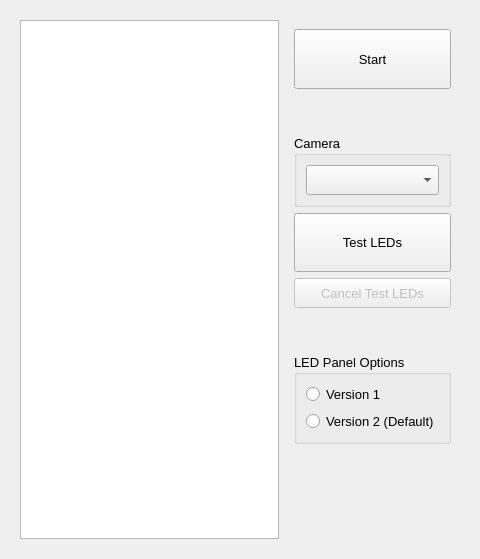
      <widget class="QWidget" name="startingPage">
       <layout class="QHBoxLayout" name="horizontalLayout_28">
        <item>
         <widget class="QWidget" name="startingWidget" native="true">
          <property name="sizePolicy">
           <sizepolicy hsizetype="Preferred" vsizetype="Expanding">
            <horstretch>0</horstretch>
            <verstretch>0</verstretch>
           </sizepolicy>
          </property>
          <layout class="QHBoxLayout" name="horizontalLayout_26">
           <item>
            <widget class="QTextEdit" name="startingInfo">
             <property name="sizePolicy">
              <sizepolicy hsizetype="Expanding" vsizetype="Expanding">
               <horstretch>3</horstretch>
               <verstretch>3</verstretch>
              </sizepolicy>
             </property>
             <property name="font">
              <font>
               <pointsize>12</pointsize>
              </font>
             </property>
            </widget>
           </item>
           <item>
            <widget class="QWidget" name="widget_2" native="true">
             <property name="sizePolicy">
              <sizepolicy hsizetype="Expanding" vsizetype="Expanding">
               <horstretch>1</horstretch>
               <verstretch>0</verstretch>
              </sizepolicy>
             </property>
             <layout class="QVBoxLayout" name="verticalLayout_43">
              <item>
               <widget class="QPushButton" name="startButton">
                <property name="sizePolicy">
                 <sizepolicy hsizetype="Minimum" vsizetype="Expanding">
                  <horstretch>1</horstretch>
                  <verstretch>2</verstretch>
                 </sizepolicy>
                </property>
                <property name="font">
                 <font>
                  <pointsize>10</pointsize>
                 </font>
                </property>
                <property name="text">
                 <string>Start</string>
                </property>
               </widget>
              </item>
              <item>
               <spacer name="verticalSpacer_3">
                <property name="orientation">
                 <enum>Qt::Vertical</enum>
                </property>
                <property name="sizeHint" stdset="0">
                 <size>
                  <width>20</width>
                  <height>40</height>
                 </size>
                </property>
               </spacer>
              </item>
              <item>
               <widget class="QGroupBox" name="cameraSelectGroup">
                <property name="sizePolicy">
                 <sizepolicy hsizetype="Preferred" vsizetype="Preferred">
                  <horstretch>0</horstretch>
                  <verstretch>0</verstretch>
                 </sizepolicy>
                </property>
                <property name="font">
                 <font>
                  <pointsize>10</pointsize>
                 </font>
                </property>
                <property name="cursor">
                 <cursorShape>PointingHandCursor</cursorShape>
                </property>
                <property name="title">
                 <string>Camera</string>
                </property>
                <layout class="QVBoxLayout" name="verticalLayout_42">
                 <item>
                  <widget class="QComboBox" name="cameraSelectCombo">
                   <property name="minimumSize">
                    <size>
                     <width>0</width>
                     <height>30</height>
                    </size>
                   </property>
                  </widget>
                 </item>
                </layout>
               </widget>
              </item>
              <item>
               <widget class="QPushButton" name="testLEDsButton">
                <property name="sizePolicy">
                 <sizepolicy hsizetype="Minimum" vsizetype="Expanding">
                  <horstretch>1</horstretch>
                  <verstretch>2</verstretch>
                 </sizepolicy>
                </property>
                <property name="font">
                 <font>
                  <pointsize>10</pointsize>
                 </font>
                </property>
                <property name="text">
                 <string>Test LEDs</string>
                </property>
               </widget>
              </item>
              <item>
               <widget class="QPushButton" name="cancelLEDsButton">
                <property name="enabled">
                 <bool>false</bool>
                </property>
                <property name="sizePolicy">
                 <sizepolicy hsizetype="Minimum" vsizetype="Expanding">
                  <horstretch>1</horstretch>
                  <verstretch>1</verstretch>
                 </sizepolicy>
                </property>
                <property name="font">
                 <font>
                  <pointsize>10</pointsize>
                 </font>
                </property>
                <property name="text">
                 <string>Cancel Test LEDs</string>
                </property>
               </widget>
              </item>
              <item>
               <spacer name="verticalSpacer_4">
                <property name="orientation">
                 <enum>Qt::Vertical</enum>
                </property>
                <property name="sizeHint" stdset="0">
                 <size>
                  <width>20</width>
                  <height>40</height>
                 </size>
                </property>
               </spacer>
              </item>
              <item>
               <widget class="QGroupBox" name="LEDselectGroup">
                <property name="sizePolicy">
                 <sizepolicy hsizetype="Preferred" vsizetype="Preferred">
                  <horstretch>0</horstretch>
                  <verstretch>0</verstretch>
                 </sizepolicy>
                </property>
                <property name="font">
                 <font>
                  <pointsize>10</pointsize>
                 </font>
                </property>
                <property name="cursor">
                 <cursorShape>PointingHandCursor</cursorShape>
                </property>
                <property name="title">
                 <string>LED Panel Options</string>
                </property>
                <layout class="QVBoxLayout" name="verticalLayout_41">
                 <item>
                  <widget class="QRadioButton" name="LEDversion1">
                   <property name="enabled">
                    <bool>true</bool>
                   </property>
                   <property name="text">
                    <string>Version 1</string>
                   </property>
                   <property name="checkable">
                    <bool>true</bool>
                   </property>
                   <property name="checked">
                    <bool>false</bool>
                   </property>
                  </widget>
                 </item>
                 <item>
                  <widget class="QRadioButton" name="LEDversion2">
                   <property name="sizePolicy">
                    <sizepolicy hsizetype="Minimum" vsizetype="Fixed">
                     <horstretch>0</horstretch>
                     <verstretch>0</verstretch>
                    </sizepolicy>
                   </property>
                   <property name="text">
                    <string>Version 2 (Default)</string>
                   </property>
                   <property name="checked">
                    <bool>false</bool>
                   </property>
                  </widget>
                 </item>
                </layout>
               </widget>
              </item>
              <item>
               <widget class="QWidget" name="widget_4" native="true">
                <property name="sizePolicy">
                 <sizepolicy hsizetype="Preferred" vsizetype="Preferred">
                  <horstretch>0</horstretch>
                  <verstretch>2</verstretch>
                 </sizepolicy>
                </property>
                <layout class="QGridLayout" name="gridLayout_21">
                 <item row="5" column="0">
                  <spacer name="verticalSpacer_2">
                   <property name="orientation">
                    <enum>Qt::Vertical</enum>
                   </property>
                   <property name="sizeType">
                    <enum>QSizePolicy::Expanding</enum>
                   </property>
                   <property name="sizeHint" stdset="0">
                    <size>
                     <width>20</width>
                     <height>40</height>
                    </size>
                   </property>
                  </spacer>
                 </item>
                 <item row="2" column="0">
                  <widget class="QWidget" name="widget_5" native="true">
                   <property name="sizePolicy">
                    <sizepolicy hsizetype="Expanding" vsizetype="Expanding">
                     <horstretch>0</horstretch>
                     <verstretch>0</verstretch>
                    </sizepolicy>
                   </property>
                   <layout class="QHBoxLayout" name="horizontalLayout_29">
                    <item>
                     <spacer name="horizontalSpacer_24">
                      <property name="orientation">
                       <enum>Qt::Horizontal</enum>
                      </property>
                      <property name="sizeType">
                       <enum>QSizePolicy::Expanding</enum>
                      </property>
                      <property name="sizeHint" stdset="0">
                       <size>
                        <width>40</width>
                        <height>20</height>
                       </size>
                      </property>
                     </spacer>
                    </item>
                    <item>
                     <widget class="QLabel" name="KLogo">
                     <property name="sizePolicy">
                      <sizepolicy hsizetype="Fixed" vsizetype="Fixed">
                       <horstretch>0</horstretch>
                       <verstretch>0</verstretch>
                      </sizepolicy>
                     </property>
                     <property name="minimumSize">
                      <size>
                       <width>44</width>
                       <height>44</height>
                      </size>
                     </property>
                     <property name="maximumSize">
                      <size>
                       <width>44</width>
                       <height>44</height>
                      </size>
                     </property>
                     <property name="sizeIncrement">
                      <size>
                       <width>44</width>
                       <height>44</height>
                      </size>
                     </property>
                     <property name="text">
                      <string/>
                     </property>
                     <property name="scaledContents">
                       <bool>true</bool>
                      </property>
                     </widget>
                    </item>
                    <item>
                     <spacer name="horizontalSpacer_25">
                      <property name="orientation">
                       <enum>Qt::Horizontal</enum>
                      </property>
                      <property name="sizeType">
                       <enum>QSizePolicy::Expanding</enum>
                      </property>
                      <property name="sizeHint" stdset="0">
                       <size>
                        <width>40</width>
                        <height>20</height>
                       </size>
                      </property>
                     </spacer>
                    </item>
                   </layout>
                  </widget>
                 </item>
                 <item row="0" column="0">
                  <spacer name="verticalSpacer">
                   <property name="orientation">
                    <enum>Qt::Vertical</enum>
                   </property>
                   <property name="sizeType">
                    <enum>QSizePolicy::Expanding</enum>
                   </property>
                   <property name="sizeHint" stdset="0">
                    <size>
                     <width>20</width>
                     <height>40</height>
                    </size>
                   </property>
                  </spacer>
                 </item>
                </layout>
               </widget>
              </item>
             </layout>
            </widget>
           </item>
          </layout>
         </widget>
        </item>
       </layout>
      </widget>
